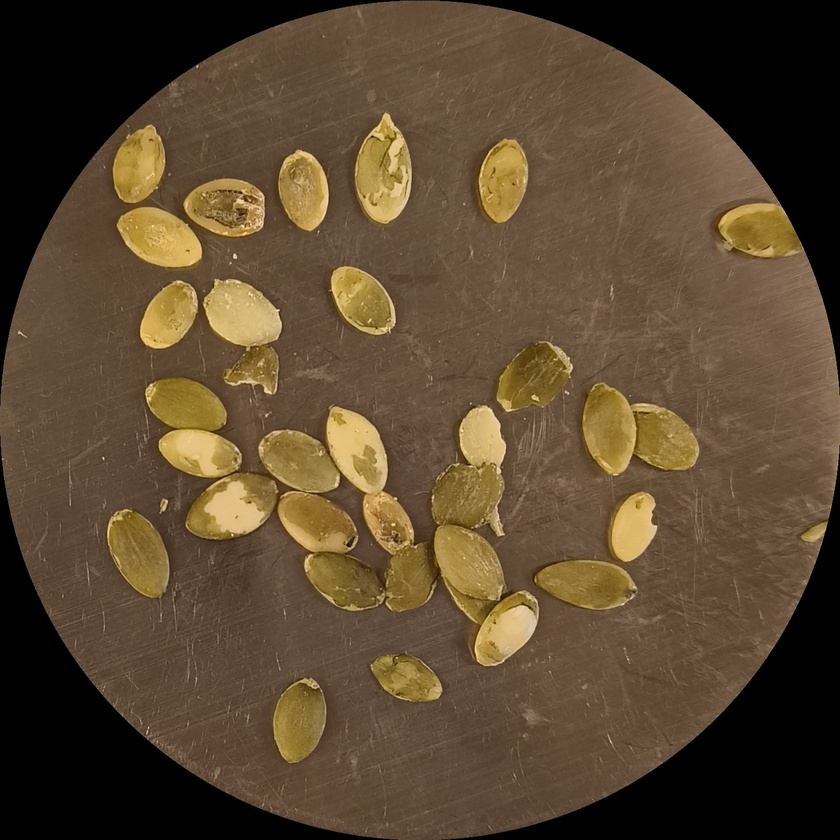
#> input picture data/images/pumpkin_0004.jpg, 840 x 840 px, shrunk from 1467 x 1468 before the run; its folder holds only this picture in this run
$ python main.py
#> lines starting #> are read from the running program, lines starting #| are printed output that depends on the picture; after the words box and inside, x2 and y2 are one past the last pixel; in counts of white or black regions, pixels touching at a corner belong together
#> further down, image is the input picture: shape (840, 840, 3); mean B, G, R 48.3, 71, 89.6
### src/image_processing/segmentation.py
import cv2
import numpy as np


def segment_image(image, pipeline: int = 0):
    """
    pipeline=0 -> kernel 15x15 (pipeline A)
    pipeline=1 -> kernel 11x11 (pipeline B)
    """
#> called with pipeline = 0
    #Converte para HSV
    image = cv2.cvtColor(image, cv2.COLOR_BGR2HSV)
#> image: shape (840, 840, 3); mean H, S, V 13.4, 95.9, 89.6

    #Aplica median blur para retirar os arranhados do fundo
    image = cv2.medianBlur(image, 7)
#> image: shape (840, 840, 3); mean H, S, V 12.7, 95.3, 89.2

    #Transforma em imagem binária definindo um valor mínimo para H e V
    low_limit = np.array([18, 0, 100])
    high_limit = np.array([255, 255, 255])
    image = cv2.inRange(image, low_limit, high_limit)
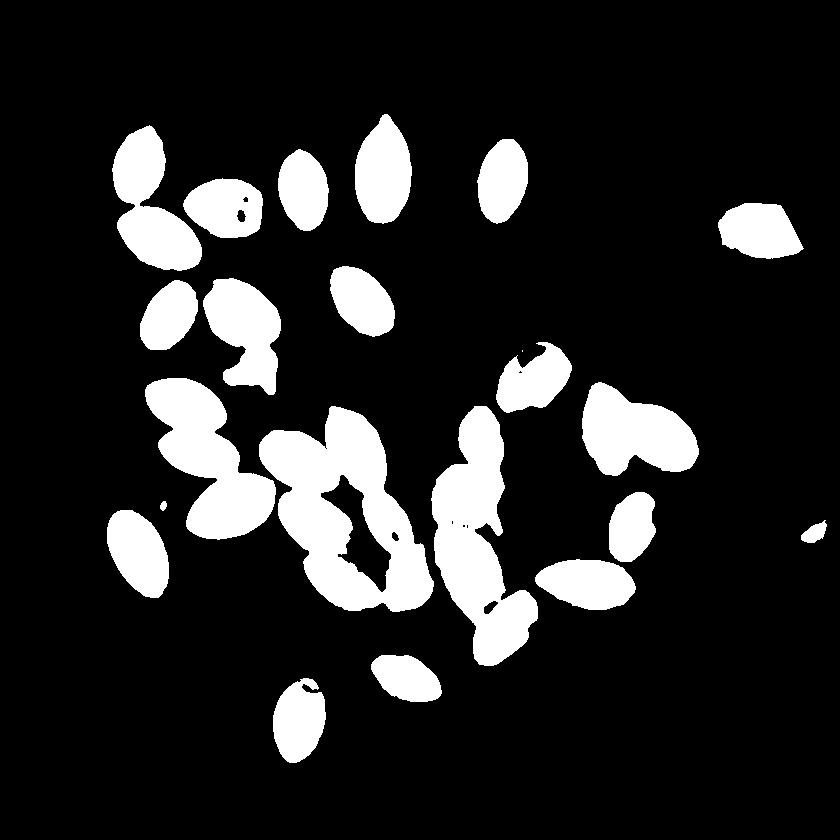
#> image: shape (840, 840); 15.2% white; 22 white regions (1 under 20 px), largest, box (x1, y1, x2, y2) and area: (259, 406, 434, 612) 18674, (431, 406, 538, 666) 14063, (145, 378, 276, 540) 10792

    if pipeline == 0:
        kernel_size = (15, 15)
    elif pipeline == 1:
        kernel_size = (11, 11)
    else:
        raise ValueError("pipeline deve ser 0 (pipeline A) ou 1 (pipeline B)")

    #Aplica morfologia para reduzir os ruídos restantes
    image = cv2.morphologyEx(image, cv2.MORPH_OPEN, np.ones(kernel_size, dtype=np.uint8))
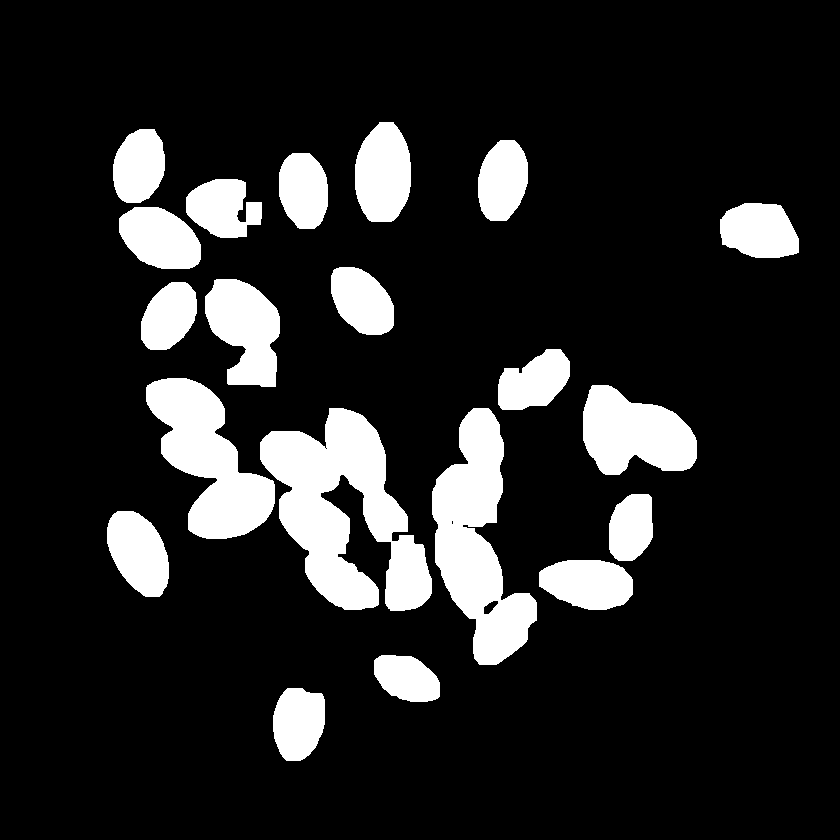
#> image: shape (840, 840); 14.8% white; 20 white regions, largest, box (x1, y1, x2, y2) and area: (260, 408, 432, 611) 18246, (432, 408, 537, 665) 13734, (146, 378, 275, 539) 10682
    return image

### src/labeling/labeling_methods.py
from collections import deque
import numpy as np
import cv2

def bfs(binary_mask, seed_root, visited, connectivity):

    #Limites da imagem
    y_max, x_max = binary_mask.shape

    seed = set() #Conjunto de pixels que fazem parte da mesma semente
    queue = deque([seed_root])

    visited.add(seed_root)
    seed.add(seed_root)

    while(queue):
        y, x = queue.popleft()

        if(connectivity): #Conectividade 8
            neighbors = [
                (y - 1, x), #Cima
                (y + 1, x), #Baixo
                (y, x - 1), #Esquerda
                (y, x + 1), #Direita
                (y - 1, x + 1), #Diagonal Sup. Direita
                (y - 1, x - 1), #Diagonal Sup. Esquerda
                (y + 1, x - 1), #Diagonal Inf. Esquerda
                (y + 1, x + 1)  #Diagonal Inf. Direita
            ]
        else: #Conectividade 4
            neighbors = [
                (y - 1, x), #Cima
                (y + 1, x), #Baixo
                (y, x - 1), #Esquerda
                (y, x + 1)  #Direita
            ]

        for ny, nx in neighbors:
            #Checa se o pixel está dentro dos limites da imagem
            if(0 <= ny < y_max and 0 <= nx < x_max):
                neighbor = (ny, nx)
                #Checa se é branco e se já não foi visitado
                if binary_mask[ny, nx] > 0 and neighbor not in visited:
                    visited.add(neighbor)
                    seed.add(neighbor) #Adiciona como parte da semente que está sendo checada no momento
                    queue.append(neighbor)

    return seed

def find_seeds(binary_mask, connectivity : bool):
    #Connectivity: 0 para conectividade 4;  1 para conectividade 8
#> called with connectivity = 0
    y_max, x_max = binary_mask.shape

    visited = set()
    seeds = [] #Conjunto de sementes, sendo que cada semente é um conjunto de pixels

    for y in range(y_max):
        for x in range(x_max):
            #Quando acha um pixel branco (semente) que ainda não foi visitado
            if binary_mask[y, x] > 0 and (y, x) not in visited:
                seed = bfs(binary_mask, (y, x), visited, connectivity) #Chama o BFS para explorar aquela semente
                seeds.append(seed) #Aciona o conjunto de pixels daquela semente ao conjunto de sementes
#> after the loop, seeds = 20 items

    return seeds

#Usando os menores e maiores valores de x e y dentro de uma semente, desenha um retângulo ao redor dela
def highlight_seeds(image, seeds):
    result = image.copy()

    for seed in seeds:
        min_y = min(y for y, x in seed)
        max_y = max(y for y, x in seed)
        min_x = min(x for y, x in seed)
        max_x = max(x for y, x in seed)
        cv2.rectangle(result, (min_x, min_y), (max_x, max_y), (0, 255, 0), 2)
    return result

#Retorna a área da semente em pixels
def seed_area(seed):
    return len(seed)

#Retorna o aspect ratio da semente como uma string
def seed_aspect_ratio(seed):
    min_y = min(y for y, x in seed)
    max_y = max(y for y, x in seed)
    min_x = min(x for y, x in seed)
    max_x = max(x for y, x in seed)
    y = max_y - min_y + 1
    x = max_x - min_x + 1

    return str(x) + ":" + str(y)

#Retorna uma tupla altura:largura em pixels
def seed_height_width(seed):
    min_y = min(y for y, x in seed)
    max_y = max(y for y, x in seed)
    min_x = min(x for y, x in seed)
    max_x = max(x for y, x in seed)
    y = max_y - min_y + 1
    x = max_x - min_x + 1

    #Considerando o formato das sementes, assume que ela sempre tem mais altura do que largura
    if(y >= x):
        return (y,x)
    else:
        return (x,y)

#Retorna as estatísticas de uma semente
def seed_measures(seed):
    data = []
    data.append(seed_height_width(seed))
    data.append(seed_area(seed))
    data.append(seed_aspect_ratio(seed))
    return data

#Retorna as estatísticas de todas as sementes em uma imagem
def seeds_statistics(seeds):
    statistics = []
    for seed in seeds:
        statistics.append(seed_measures(seed))
    return statistics

### src/main.py
import cv2
import random
from pathlib import Path
from src.image_processing.segmentation import segment_image
from src.labeling.labeling_methods import find_seeds, highlight_seeds, seeds_statistics

#Importa imagem aleatória da pasta data
project_root = Path(__file__).resolve().parents[1]
images_dir = project_root / "data" / "images"
image_paths = [
        path
        for path in images_dir.iterdir()
        if path.is_file()
        and path.suffix.lower() in {".jpg", ".jpeg", ".png", ".bmp", ".tif", ".tiff"}
]
if not image_paths:
        raise FileNotFoundError(f"Nenhuma imagem encontrada em: {images_dir}")

image_path = random.choice(image_paths)

image = cv2.imread(image_path, cv2.IMREAD_COLOR)
if image is None:
        raise FileNotFoundError(f"Não foi possível abrir: {image_path}")

#Gera a máscara, identificação e desenho das sementes com conectividade 4 e conectividade 8
mask = segment_image(image, 0) #0 PARA PIPELINE A E 1 PARA PIPELINE B
seeds_4 = find_seeds(mask, 0)
#> seeds_4 = 20 items
seeds_8 = find_seeds(mask, 1)
#> seeds_8 = 20 items
areas_4 = highlight_seeds(image, seeds_4)
#> the loop in highlight_seeds, `for seed in seeds:` made 20 passes
#> (min_y, max_y, min_x, max_x) on passes 1 to 8: (122, 221, 355, 410), (129, 202, 113, 164), (140, 220, 478, 527), (153, 228, 279, 327), (179, 237, 186, 261), (203, 257, 720, 798), (207, 268, 119, 200), (267, 334, 331, 393)
#> after the loop in highlight_seeds, `for seed in seeds:`:
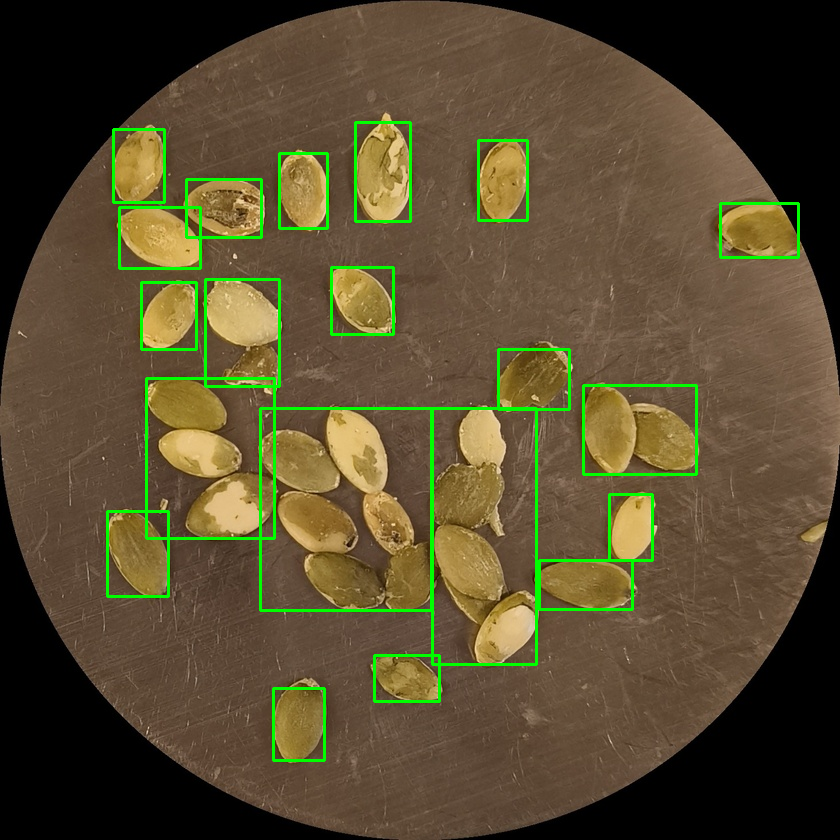
#> result: shape (840, 840, 3); 2.75% of pixels changed, all inside (x1, y1, x2, y2) = (106, 121, 800, 762)
areas_8 = highlight_seeds(image, seeds_8)
#> the loop in highlight_seeds (call 2), `for seed in seeds:` made 20 passes

#Imprime a quantidade de sementes encontradas com conectividade 4 e conectividade 8 e suas estatísticas
print(f"Sementes encontradas (conectividade 4): {len(seeds_4)}")
#| Sementes encontradas (conectividade 4): 20
print(f"Sementes encontradas (conectividade 8): {len(seeds_8)}")
#| Sementes encontradas (conectividade 8): 20
print(f"Estatísticas (conectividade 4): {seeds_statistics(seeds_4)}")
#> the loop in seeds_statistics, `for seed in seeds:` made 20 passes
#> (printed output is left out)
print(f"Estatísticas (conectividade 8): {seeds_statistics(seeds_8)}")
#> the loop in seeds_statistics (call 2), `for seed in seeds:` made 20 passes
#> (printed output is left out)


cv2.namedWindow("Original", cv2.WINDOW_NORMAL)
cv2.imshow("Original", image)
cv2.namedWindow("Mascara", cv2.WINDOW_NORMAL)
cv2.imshow("Mascara", mask)
cv2.namedWindow("Areas 4", cv2.WINDOW_NORMAL)
cv2.imshow("Areas 4", areas_4)
cv2.namedWindow("Areas 8", cv2.WINDOW_NORMAL)
cv2.imshow("Areas 8", areas_8)
cv2.waitKey(0)
cv2.destroyAllWindows()

$ run again, on data/images/pumpkin_0005.jpg
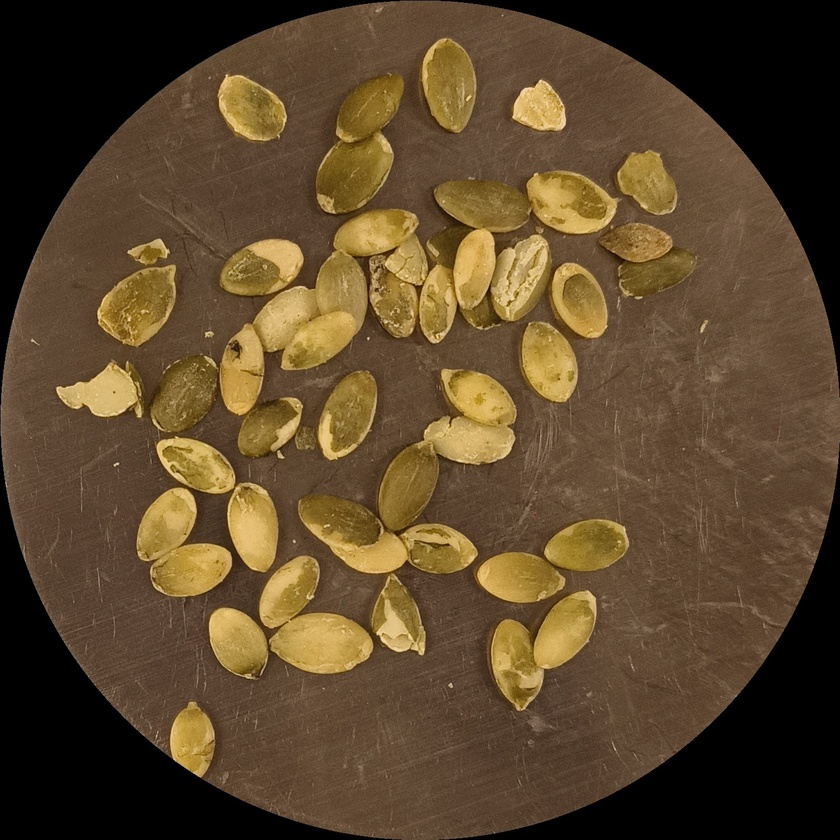
#> input picture data/images/pumpkin_0005.jpg, 840 x 840 px, shrunk from 1483 x 1483 before the run
#> image is the input picture: shape (840, 840, 3); mean B, G, R 43.4, 70.5, 91
#> in segment_image, `image = cv2.morphologyEx(image, cv2.MORPH_OPEN, np.ones(kernel_size, d..`:
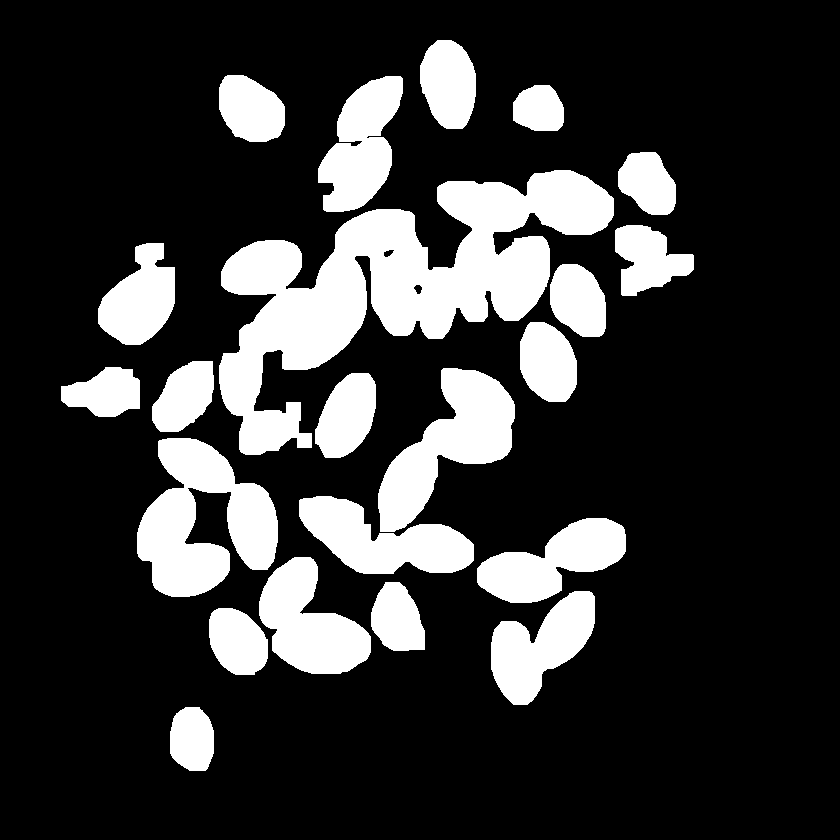
#> image: shape (840, 840); 20.7% white; 22 white regions, largest, box (x1, y1, x2, y2) and area: (219, 170, 614, 455) 41854, (137, 438, 278, 597) 13071, (378, 368, 515, 532) 10116
#> after the loop in find_seeds, `for y in range(y_max):`: seeds = 22 items
#> the loop in highlight_seeds, `for seed in seeds:` made 22 passes
#> (min_y, max_y, min_x, max_x) on passes 1 to 8: (40, 128, 420, 475), (75, 141, 219, 284), (76, 211, 318, 402), (85, 130, 513, 563), (152, 214, 618, 675), (170, 454, 219, 613), (225, 295, 615, 693), (243, 344, 98, 174)
#> after the loop in highlight_seeds, `for seed in seeds:`:
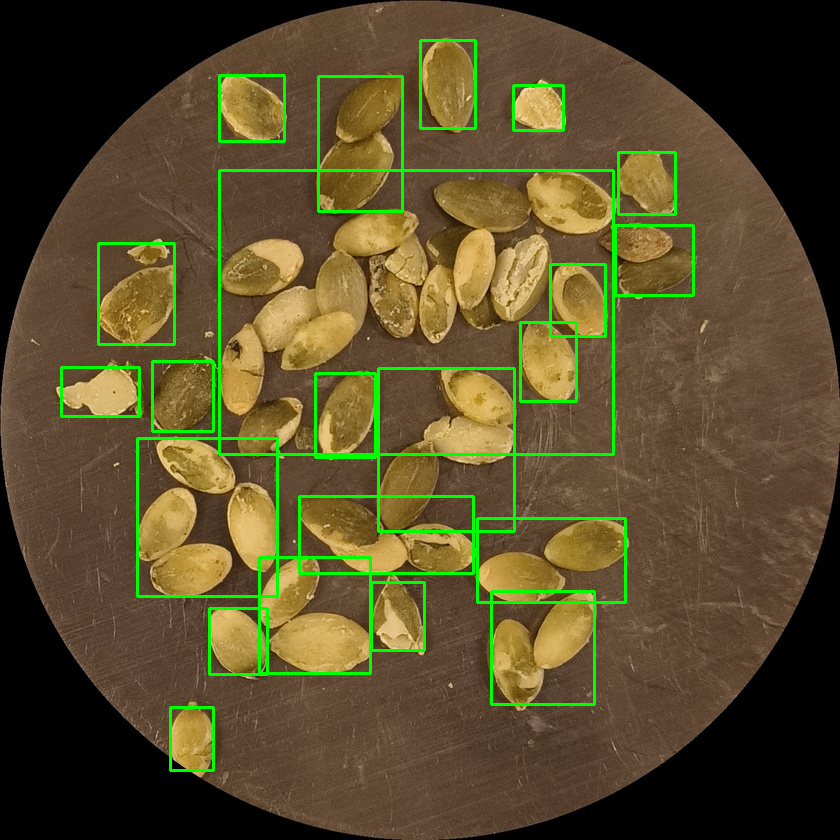
#> result: shape (840, 840, 3); 3.54% of pixels changed, all inside (x1, y1, x2, y2) = (60, 39, 695, 772)
#> the loop in highlight_seeds (call 2), `for seed in seeds:` made 22 passes
#| Sementes encontradas (conectividade 4): 22
#| Sementes encontradas (conectividade 8): 22
#> the loop in seeds_statistics, `for seed in seeds:` made 22 passes
#> (printed output is left out)
#> the loop in seeds_statistics (call 2), `for seed in seeds:` made 22 passes
#> (printed output is left out)
